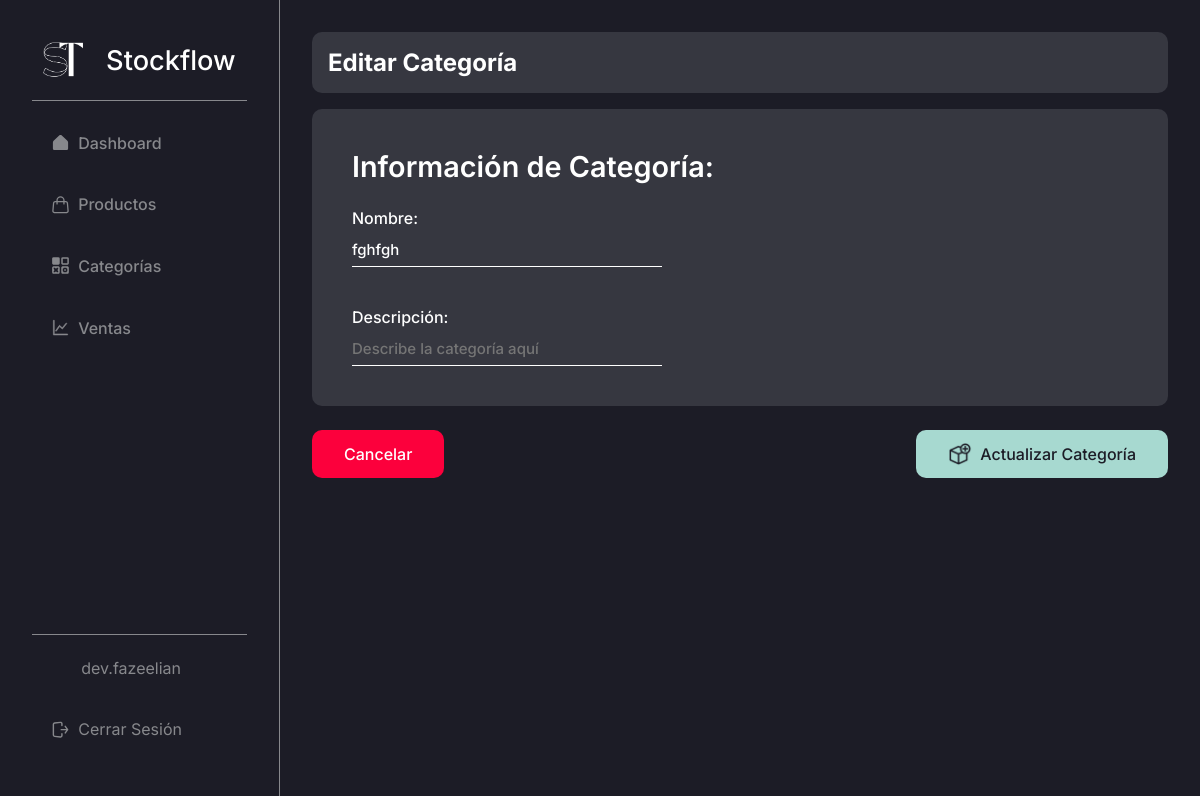
Before: /admin/products/categories/edit/1 (signed in) with the older database file.
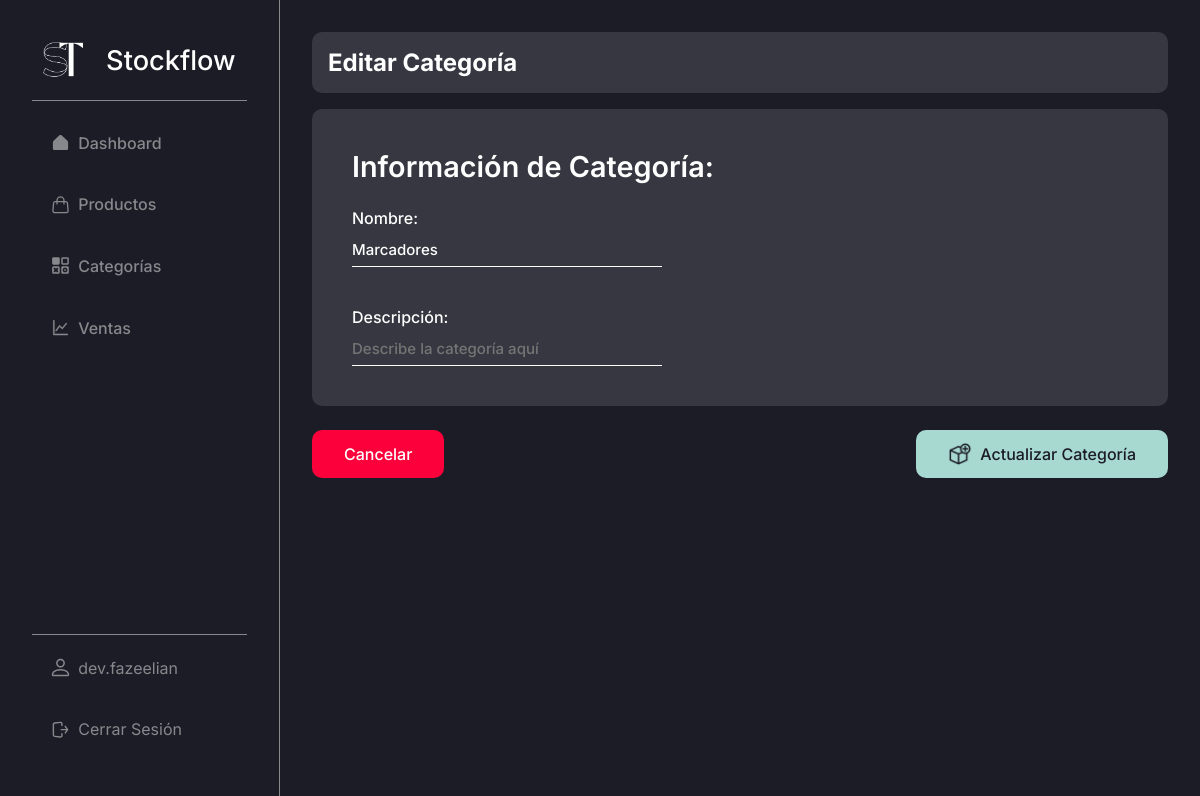
After: the same page with the newer database file.
### stockflow/models.py (models this page shows, shortened)
class Category(db.Model):
    id = db.Column(db.Integer, primary_key = True) # Primary key
    created_by = db.Column(db.Integer, db.ForeignKey("user.id"), nullable = False) # Foreign key
    name = db.Column(db.String(50), unique = True, nullable = False)
    description = db.Column(db.String(255), default='Sin descripción')

### stockflow/admin.py (the view)
@bp.route("/products/categories/edit/<int:id>", methods = ("GET", "POST"))
@login_required
def update_category(id):
    category = get_category(id)
    if request.method == "POST":
        category.name = request.form["name"]
        category.description = request.form["description"]
        db.session.commit()
        return redirect(url_for("admin.categories"))
    return render_template("modules/products/categories/edit.html", category = category)

### stockflow/admin.py (called while the page is built)
def get_category(id):
    category = Category.query.get_or_404(id)
    return category

### stockflow/auth.py (called while the page is built)
def login_required(view):
    @functools.wraps(view)
    def wrapped_view(**kwargs):
        if g.user is None:
            message = "Debes iniciar sesión"
            flash(message)
            return redirect(url_for("auth.login"))
        return view(**kwargs)
    return wrapped_view

@bp.before_app_request # Execute the next function in every request, every page
def load_logged_in_user():
    user_id = session.get("user_id")
    if user_id is None:
        g.user = None
    else:
        g.user = User.query.get_or_404(user_id)

### stockflow/templates/modules/products/categories/edit.html (shortened to what this page needs)
{% extends 'base-admin.html' %}
{% block content %}
    <div class="content-group inter bg-black-light">
        <h2 class="color-white inter">Editar Categoría</h2>
    </div>
    <form action="" method="post" class="form inter form-prods">
        <div class="content-group bg-black-light form-content">
            <h1>Información de Categoría: </h1>
            <div class="form-group" style="margin-top: 0;">
                <label for="name">Nombre:</label>
                <input
                    type="text"
                    class="inter color-white"
                    name="name"
                    id="name"
                    placeholder="Ingresa aquí nombre de categoría"
                    value="{{ category.name }}"
                    required
                />
            </div>
            <div class="form-group">
                <label for="name">Descripción:</label>
                <input
                    class="inter color-white"
                    name="description"
                    id="description"
                    value="{{ category.description }}"
                    placeholder="Describe la categoría aquí"
                />
            </div>
        </div>
        <div class="btns-form inter">
            <a href="{{ url_for('admin.categories') }}" class="btn-form color-white btn-cancel">
                Cancelar
            </a>
            <button class="btn-form color-black btn-submit bg-turquese-light-blue inter" type="submit">
                <img src="{{ url_for('static', filename='img/icons/add-product.png') }}" alt="">
                Actualizar Categoría
            </button>
        </div>
    </form>
{% endblock %}

### stockflow/templates/base-admin.html (shortened to what this page needs)
<!DOCTYPE html>
<html lang="es">
<head>
    <link rel="stylesheet" href="{{ url_for('static', filename='css/global.css') }}">
    <link rel="stylesheet" href="{{ url_for('static', filename='css/base.css') }}">
    <link rel="stylesheet" href="{{ url_for('static', filename='css/tables.css') }}">
    <link rel="stylesheet" href="{{ url_for('static', filename='css/search.css') }}">
    <link rel="stylesheet" href="{{ url_for('static', filename='css/form.css') }}">
</head>
<body>
    <aside class="side-bar inter bg-black br-gray-1">
        <section class="side-bar-main">
            <h1 class="inter">
                <a href="{{ url_for('admin.dashboard') }}" class="color-white">
                    <img src="{{ url_for('static', filename='img/logo.png') }}" alt="">
                    Stockflow
                </a>
            </h1>
            <br>
            <div class="side-bar-divider" />
            <nav class="side-nav-bar">
                <a
                    href="{{ url_for('admin.dashboard') }}"
                    class="item-side-nav-bar inter {% if request.endpoint == 'admin.dashboard' %}item-side-nav-bar--active{% endif %}"
                >
                    Dashboard
                </a>
                <a
                    href="{{ url_for('admin.products') }}"
                    class="item-side-nav-bar inter {% if request.endpoint == 'admin.products' %}item-side-nav-bar--active{% endif %}"
                >
                    Productos
                </a>
                <a
                    href="{{ url_for('admin.categories') }}"
                    class="item-side-nav-bar inter {% if request.endpoint == 'admin.categories' %}item-side-nav-bar--active{% endif %}"
                >
                    Categorías
                </a>
                <a
                    href="{{ url_for('admin.sales') }}"
                    class="item-side-nav-bar inter {% if request.endpoint == 'admin.sales' %}item-side-nav-bar--active{% endif %}"
                >
                    Ventas
                </a>
            </nav>
        </section>
        <footer class="side-bar-footer" style="flex-direction: column;">
            <a
                href="{{ url_for('admin.profile') }}"
                class="item-side-nav-bar inter {% if request.endpoint == 'admin.profile' %}item-side-nav-bar--active{% endif %}"
            >
                {{ g.user.username }}
            </a>
            <a href="{{ url_for('auth.logout') }}" class="item-side-nav-bar inter">
                Cerrar Sesión
            </a>
        </footer>
    </aside>
    <main class="page-content bg-black">
        {% block content %}{% endblock %}
    </main>
</body>
</html>

Changed rows visible on the page:
changed Category: name "fghfgh" → "Marcadores"
